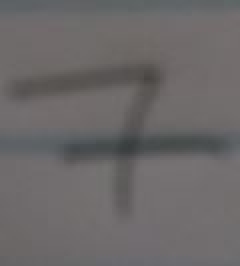
%> input picture Neural network for handwritten digit recognistion(Cousera_ex_4)/seven.JPG, 120 x 133 px (shown 2 times larger)
$ octave test_in_4.m   (GNU Octave 9; MATLAB toolbox functions it lacks are replaced by stand-ins)
%> lines starting %> are read from the running program, lines starting %| are printed output that depends on the picture
I=imread('seven.JPG');
%> I is the input picture: size 133x120x3 uint8; mean R, G, B 107, 104, 104.4
I1=rgb2gray(I);
%I1=(I1/255);
%size(I1)
I2=imresize(I1,[20 20]);
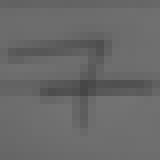
%> I2: size 20x20 uint8 (shown 8 times larger); min 70, max 115, mean 104.9
%imshow(I2)
I2=double(I2);
%> I2: size 20x20 double
I2=(I2-122)/255;
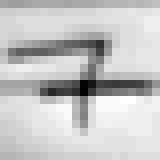
%> I2: size 20x20 double (shown 8 times larger); min -0.204, max -0.0275, mean -0.0672; drawn with min black and max white
I2=(I2(:))';
%> I2 = 400 values, max -0.0275 at index 313, min -0.204 at index 212, mean -0.0672

%size(I2)
%pred = predict(Theta1, Theta2, I2)
%> (the run ends here)
